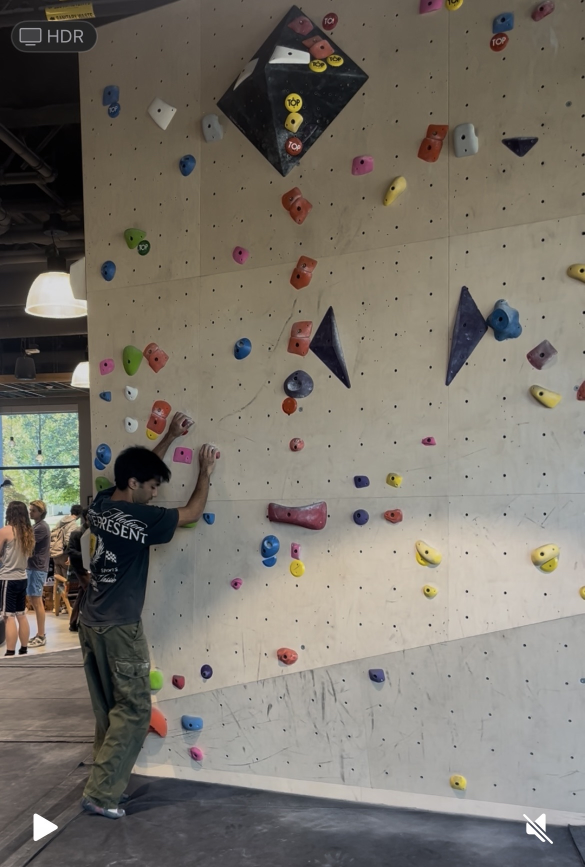
#> input picture images/IMG_2746.png, 1169 x 1734 px, found by its file name (shown at 1/2 size)
$ python reconstruct-image.py
#> lines starting #> are read from the running program, lines starting #| are printed output that depends on the picture
from PIL import Image
import numpy as np

# --- Load image ---
fp = "./images/IMG_2746.png"
test = Image.open(fp).convert("RGB")  # ensure RGB
#> test is the input picture: PIL image 1169x1734 RGB; mean R, G, B 120.8, 115.5, 106.7
print("Processing an image...")
print(f"Mode: {test.mode}")
#| Mode: RGB
print(f"Size: {test.size}")
#| Size: (1169, 1734)

# --- Define colors ---
def make_color(rgb, long_name, short_name):
    return {"rgb": np.array(rgb, dtype=float), "long_name": long_name, "short_name": short_name}

# colors = [
#     make_color((0, 0, 0), "Black", "0"),
#     make_color((255, 255, 255), "White", "1"),
#     make_color((97, 96, 92), "Wall", "2"),
#     make_color((141, 115, 64), "Yellow", "Y"),
#     make_color((126, 82, 95), "Pink", "P"),
#     make_color((75, 88, 45), "Green", "G"),
# ]

colors = [
    make_color((0, 0, 0),       "Black",        "0"),
    make_color((255, 255, 255), "White",        "1"),
    make_color((97, 96, 92),    "Wall",         "2"),
    make_color((142, 123, 93),  "Tan",          "3"),
    make_color((141, 115, 64),  "Yellow",       "Y"),
    make_color((126, 82, 95),   "Pink",         "p"),
    make_color((75, 88, 45),    "Lime Green",   "g"),
    make_color((143, 139, 127), "Light Wall",   "3"),
    make_color((43, 57, 32),    "Dark Green",   "G"),
    make_color((47, 60, 68),    "Blue",         "B"),
    make_color((49, 42, 50),    "Purple",       "P"),
    make_color((123, 69, 67),   "Orange",       "O"),
    make_color((91, 56, 60),    "Red",          "R"),
]


# --- Convert to numpy array ---
pixels = np.array(test)  # shape = (height, width, 3)
h, w, _ = pixels.shape
#> h = 1734; w = 1169

# --- Prepare color reference arrays ---
palette = np.stack([c["rgb"] for c in colors])  # (n_colors, 3)

# --- Vectorized nearest-color computation ---
flat_pixels = pixels.reshape(-1, 3).astype(float)  # (n_pixels, 3)
dists = np.sum((flat_pixels[:, None, :] - palette[None, :, :]) ** 2, axis=2)
closest_idx = np.argmin(dists, axis=1)

# --- Reconstruct quantized image ---
quantized_pixels = palette[closest_idx].astype(np.uint8)
quantized_img = quantized_pixels.reshape(h, w, 3)
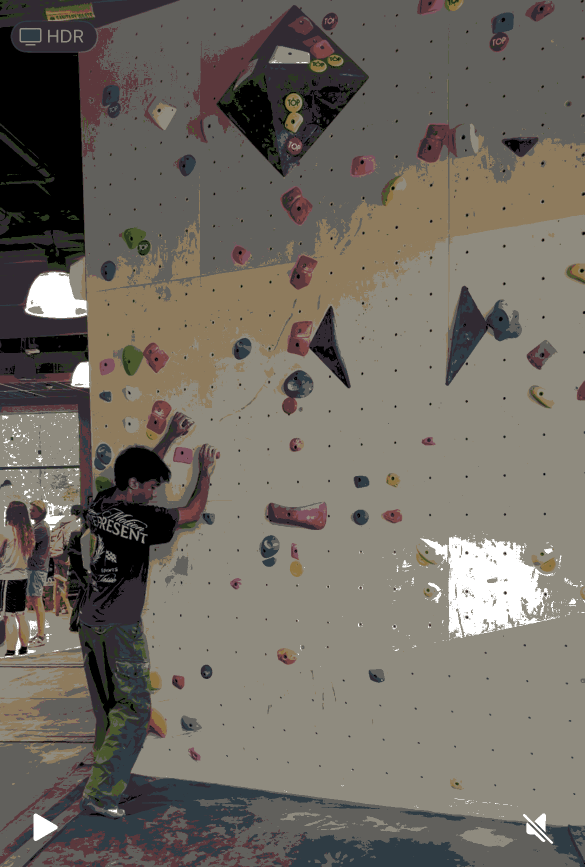
#> quantized_img: shape (1734, 1169, 3) (shown at 1/2 size); mean of channels 0, 1, 2 112.7, 107.1, 98.5; drawn as R, G, B

# --- Save new image ---
output_image = Image.fromarray(quantized_img, mode="RGB")
output_path = "./images/krishlookspants.png"
output_image.save(output_path)

print(f"✅ New color-quantized image saved to: {output_path}")


# [73 lines of commented-out code are left out]


import matplotlib.pyplot as plt
from mpl_toolkits.mplot3d import Axes3D
import numpy as np
from PIL import Image

# --- Load image ---
fp = "./images/IMG_2748.png"
img = Image.open(fp).convert("RGB")
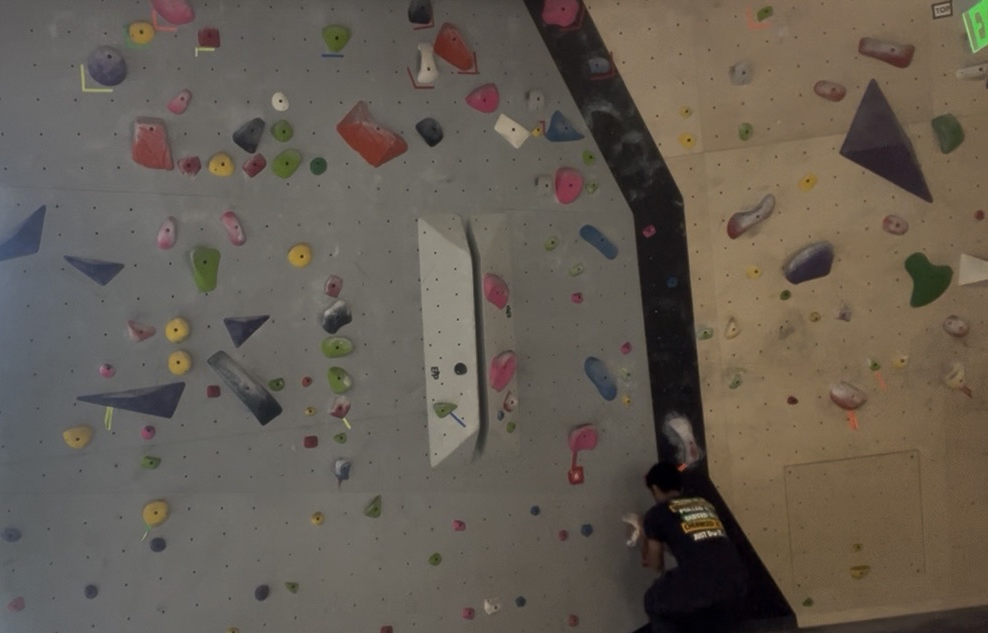
#> input picture images/IMG_2748.png, 988 x 633 px, found by its file name

# Resize for performance
img = img.resize((150, 150))
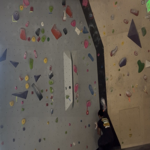
#> img: PIL image 150x150 RGB; mean R, G, B 100.2, 92.2, 82.1
pixels = np.array(img).reshape(-1, 3).astype(float)

# --- Brightness boost function ---
def brighten(arr):
    return np.clip(arr * 3, 0, 255)

# --- Your hard-coded palette ---
colors = [
    {"rgb": (0, 0, 0), "long_name": "Black", "short_name": "0"},
    {"rgb": (255, 255, 255), "long_name": "White", "short_name": "1"},
    {"rgb": (97, 96, 92), "long_name": "Wall", "short_name": "2"},
    {"rgb": (141, 115, 64), "long_name": "Yellow", "short_name": "Y"},
    {"rgb": (126, 82, 95), "long_name": "Pink", "short_name": "P"},
    {"rgb": (75, 88, 45), "long_name": "Green", "short_name": "G"},
]

palette = np.array([c["rgb"] for c in colors], dtype=float)
labels = [c["long_name"] for c in colors]

# --- Apply brightness boost ---
pixels_bright = brighten(pixels)
palette_bright = brighten(palette)

# --- Create 3D plot ---
fig = plt.figure(figsize=(9, 7))
ax = fig.add_subplot(111, projection='3d')
ax.set_title("Brightened Image Pixels + Palette in RGB Space", fontsize=13, pad=20)

# --- Plot all image pixels (faint background) ---
ax.scatter(
    pixels_bright[:, 0],
    pixels_bright[:, 1],
    pixels_bright[:, 2],
    c=pixels_bright / 255.0,
    s=3,
    alpha=0.7,
    linewidths=0,
)

# --- Plot palette colors (bold points) ---
ax.scatter(
    palette_bright[:, 0],
    palette_bright[:, 1],
    palette_bright[:, 2],
    c=palette_bright / 255.0,
    s=220,
    edgecolor="k",
    linewidth=0.8,
)

# --- Label palette points ---
for (x, y, z), label in zip(palette_bright, labels):
    ax.text(x, y, z, label, fontsize=9, ha='center', va='bottom', weight='bold')

# --- Axis setup ---
ax.set_xlabel("Red", labelpad=10)
ax.set_ylabel("Green", labelpad=10)
ax.set_zlabel("Blue", labelpad=10)
ax.set_xlim(0, 255)
ax.set_ylim(0, 255)
ax.set_zlim(0, 255)

# Clean look
ax.xaxis.pane.fill = False
ax.yaxis.pane.fill = False
ax.zaxis.pane.fill = False
ax.grid(False)

plt.tight_layout()
plt.show()
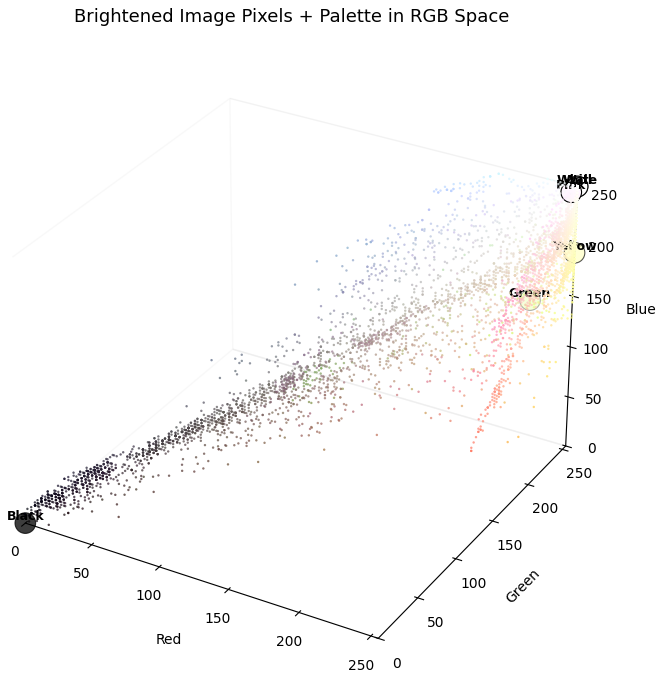
#> figure drawn by matplotlib, 1 panel
